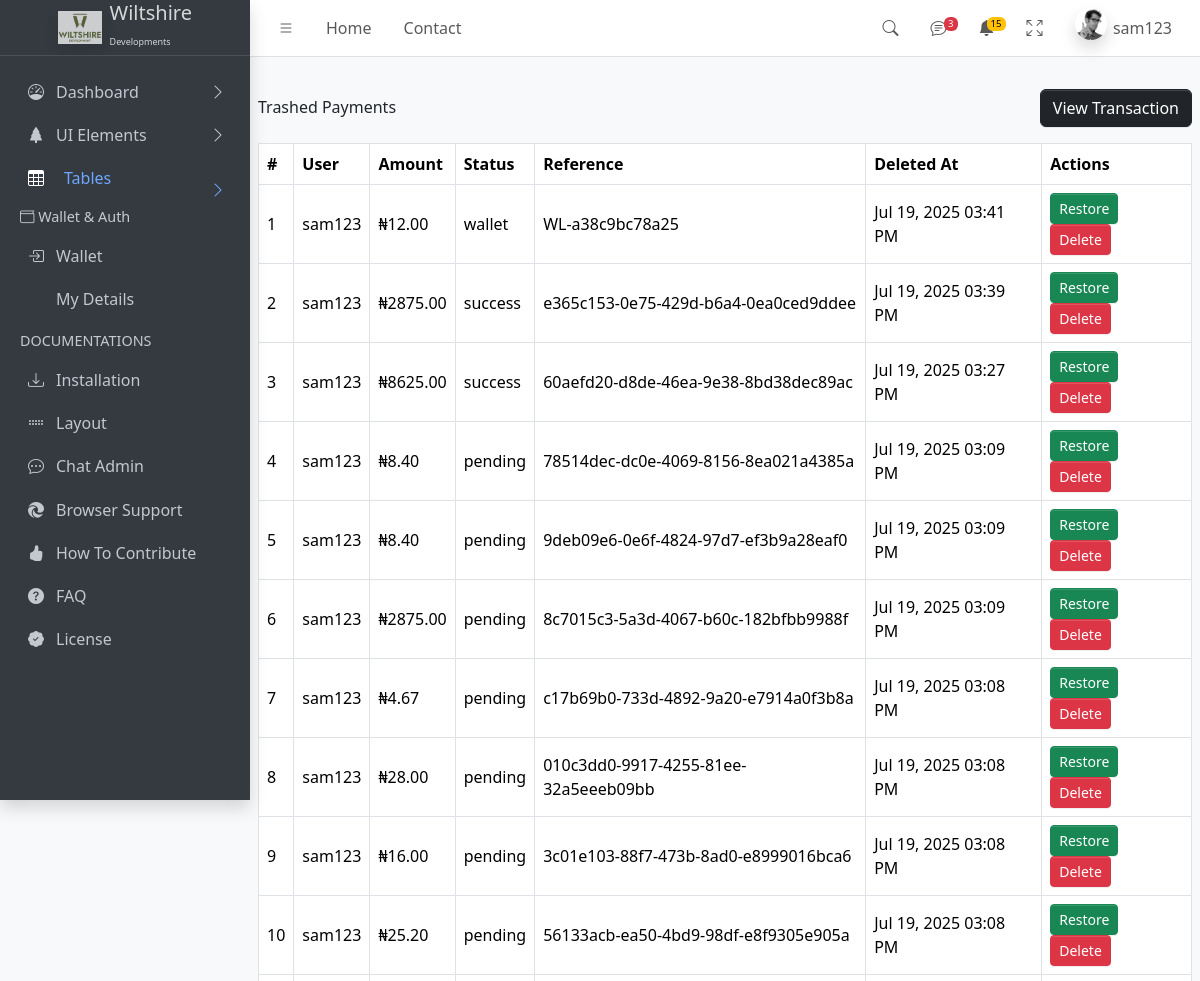
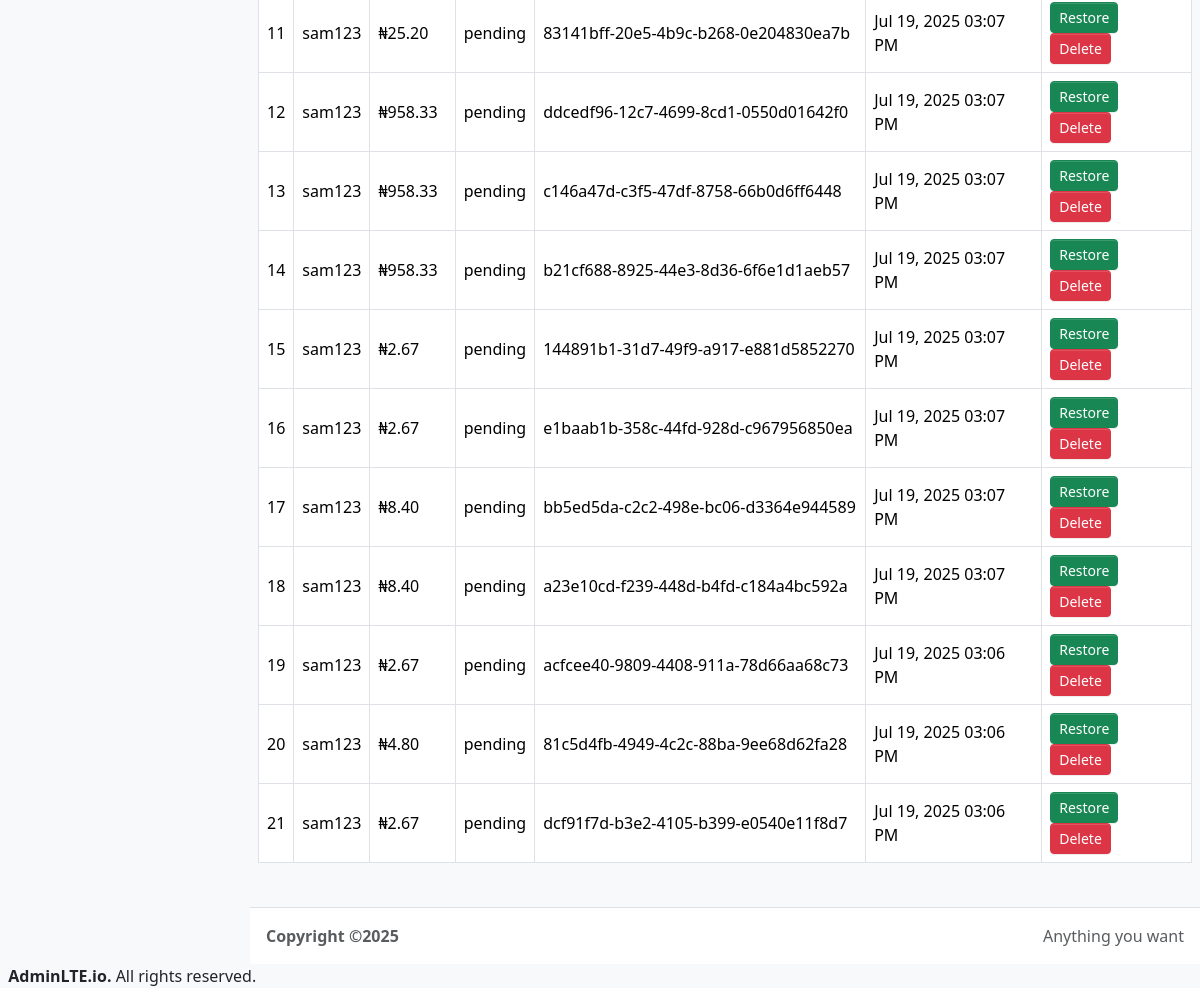
The app's page /Dashboard/TransactionTrash/ (signed in) with its own data (2 pictures, top to bottom).
### myapp/models.py (models this page shows, shortened)
class PaymentTransactionTrash(models.Model):
    user = models.ForeignKey(User, on_delete=models.CASCADE)
    amount = models.DecimalField(max_digits=10, decimal_places=2)
    status = models.CharField(max_length=20)
    reference = models.CharField(max_length=100, blank=True, null=True)
    created_at = models.DateTimeField(auto_now_add=True)
    is_trashed = models.BooleanField(default=False)

### myapp/views.py (the view)
# urls.py: path('Dashboard/TransactionTrash/', views.trashed_payments, name='trashed_payments'),
@login_required
def trashed_payments(request):
    user  = request.user
    is_client_user = is_client(user)
    is_admin_user = is_admin(user)
    if is_admin_user:
        trashed = PaymentTransactionTrash.objects.all().order_by('-created_at')
    else:
        trashed = PaymentTransactionTrash.objects.filter(user=request.user).order_by('-created_at')
    context = {
        'is_client': is_client_user,
        'is_admin': is_admin_user,
        'trashed_payments': trashed
    }
    return render(request, 'Dashboard/TransactionTrash.html', context)

### myapp/context_processors.py (called while the page is built)
def user_info(request):
    if request.user.is_authenticated:
        return {
            'user_username': request.user.username,
        }
    return {}

### myapp/utils.py (called while the page is built)
def is_client(user):
    return user.groups.filter(name='client').exists()

### myapp/views.py (called while the page is built)
def is_admin(user):
    return user.is_staff or user.is_superuser

### myapp/templates/Dashboard/TransactionTrash.html (shortened to what this page needs)
{% load static %}
{% include 'Dashboard/header.html' %}
<main class="app-main">
  <div class="app-content-header mt-3">
    <div class="d-flex justify-content-between align-items-center mb-3">
      <h4 class="mb-0">Trashed Payments</h4>
      <a href="{% url 'payment_history' %}" class="btn btn-dark">
          View Transaction
      </a>
  </div>
    <table class="table table-bordered wallet-table table-responsive-sm">
      <thead>
        <tr>
          <th>#</th>
          <th>User</th>
          <th>Amount</th>
          <th>Status</th>
          <th>Reference</th>
          <th>Deleted At</th>
          <th>Actions</th>
        </tr>
      </thead>
      <tbody>
        {% for item in trashed_payments %}
        <tr>
          <td>{{ forloop.counter }}</td>
          <td>{{ item.user.username }}</td>
          <td>₦{{ item.amount }}</td>
          <td>{{ item.status }}</td>
          <td>{{ item.reference }}</td>
          <td>{{ item.created_at|date:"M d, Y h:i A" }}</td>
          <td>
            <a href="{% url 'restore_payment' item.id %}" class="btn btn-sm btn-success" onclick="return confirm('Transaction Restored Back')">Restore</a>
            <a href="{% url 'permanent_delete_payment' item.id %}" class="btn btn-sm btn-danger"
               onclick="return confirm('Permanently delete this payment?');">Delete</a>
          </td>
        </tr>
        {% endfor %}
      </tbody>
    </table>
  </div>
</main>
{% include 'Dashboard/footer.html' %}

### myapp/templates/Dashboard/header.html (shortened to what this page needs)
{% load static %}
{% load django_browser_reload %}
<!doctype html>
<html lang="en">
  <head>
    <link rel="stylesheet" href="https://cdnjs.cloudflare.com/ajax/libs/font-awesome/6.5.0/css/all.min.css" />
    <link
      rel="stylesheet"
      href="https://cdn.jsdelivr.net/npm/@fontsource/source-sans-3@5.0.12/index.css"
    />
    <script src="https://cdn.tailwindcss.com"></script>
    <link
      rel="stylesheet"
      href="https://cdn.jsdelivr.net/npm/overlayscrollbars@2.10.1/styles/overlayscrollbars.min.css"
    />
    <link
      rel="stylesheet"
      href="https://cdn.jsdelivr.net/npm/bootstrap-icons@1.11.3/font/bootstrap-icons.min.css"
    />
    <link rel="stylesheet" href="{% static 'dist/css/adminlte.css' %}" />
    <link
      rel="stylesheet"
      href="https://cdn.jsdelivr.net/npm/apexcharts@3.37.1/dist/apexcharts.css"
    />
    <link
      rel="stylesheet"
      href="https://cdn.jsdelivr.net/npm/jsvectormap@1.5.3/dist/css/jsvectormap.min.css"
    />
  </head>
  <body class="layout-fixed sidebar-expand-lg bg-body-tertiary">
    <div class="app-wrapper">
      <nav class="app-header navbar navbar-expand bg-body">
        <div class="container-fluid">
          <ul class="navbar-nav">
            <li class="nav-item">
              <a class="nav-link" data-lte-toggle="sidebar" href="#" role="button">
                <i class="bi bi-list"></i>
              </a>
            </li>
            <li class="nav-item d-none d-md-block"><a href="{%url 'myHome' %}" class="nav-link">Home</a></li>
            <li class="nav-item d-none d-md-block"><a href="#" class="nav-link">Contact</a></li>
          </ul>
          <ul class="navbar-nav ms-auto">
            <li class="nav-item">
              <a class="nav-link" data-widget="navbar-search" href="#" role="button">
                <i class="bi bi-search"></i>
              </a>
            </li>
            <li class="nav-item dropdown">
              <a class="nav-link" data-bs-toggle="dropdown" href="#">
                <i class="bi bi-chat-text"></i>
                <span class="navbar-badge badge text-bg-danger">3</span>
              </a>
            </li>
            <li class="nav-item dropdown">
              <a class="nav-link" data-bs-toggle="dropdown" href="#">
                <i class="bi bi-bell-fill"></i>
                <span class="navbar-badge badge text-bg-warning">15</span>
              </a>
            </li>
            <li class="nav-item">
              <a class="nav-link" href="#" data-lte-toggle="fullscreen">
                <i data-lte-icon="maximize" class="bi bi-arrows-fullscreen"></i>
              </a>
            </li>
            <li class="nav-item dropdown user-menu">
              <a href="#" class="nav-link dropdown-toggle flex" data-bs-toggle="dropdown">
                <img
                  src="{% static 'dist/assets/img/user2-160x160.jpg' %}"
                  class="user-image rounded-circle shadow"
                  alt="User Image"
                />
                {% if user.is_authenticated %}
                  <span class="d-none d-md-inline">
                    {{ user_username }}
                  </span>
                {% endif %}
              </a>
            </li>
          </ul>
        </div>
      </nav>
      <aside class="app-sidebar bg-body-secondary shadow" data-bs-theme="dark">
        <div class="sidebar-brand">
          <a href="#" class="brand-link">
            <img
              src="{% static 'img/Wiltshire-01.jpg' %}"
              alt=""
              class="brand-image opacity-75 shadow"
            />
            <span class="brand-text fw-light"><span>Wiltshire</span> <br> <sup style='font-size:9px' class='mt-1'>Developments</sup></span>
          </a>
        </div>
        <div class="sidebar-wrapper">
          <nav class="mt-2">
            <ul
              class="nav sidebar-menu flex-column"
              data-lte-toggle="treeview"
              role="menu"
              data-accordion="false"
            >
              <li class="nav-item">
                <a href="{% url 'Dashboard' %}" class="nav-link">
                  <i class="nav-icon bi bi-speedometer"></i>
                  <p>
                    Dashboard
                  </p>
                </a>
              </li>
              <li class="nav-item">
                <a href="#" class="nav-link">
                  <i class="nav-icon bi bi-tree-fill"></i>
                  <p>
                    UI Elements
                  </p>
                </a>
              </li>
              <li class="nav-item">
                 <div class="flex">
                  <i class="nav-icon bi bi-table ml-4 text-white"></i>
                  <button class="nav-link w-full d-flex justify-content-between align-items-center" id="getOpen" onclick="TheTableOpen()">
                    <span>
                      Tables
                    </span>
                    <i class="nav-arrow bi bi-chevron-right"  style="float:right"></i>
                  </button>
                </div>
              </li>
              <li class="nav-header">
                <i class="bi bi-wallet"></i> Wallet & Auth
              </li>
              <li class="nav-item">
                <a href="{% url 'initiate_wallet_payment' %}" class="nav-link {% if request.resolver_match.url_name == 'initiate_wallet_payment' %} active{% endif %}">
                  <i class="nav-icon bi bi-box-arrow-in-right"></i>
                  <p>
                    Wallet
                  </p>
                </a>
              </li>
              <li class="nav-item">
                {% if is_admin %}
                <a href="{% url 'clientProfile' %}" class="nav-link {% if request.resolver_match.url_name == 'clientProfile' %} active{% endif %}">
                  <i class="nav-icon bi bi-box-arrow-in-right"></i>
                  <p>
                    Client Details
                  </p>
                </a>
                {% else %}
                <a href="{% url 'clientProfile' %}" class="nav-link {% if request.resolver_match.url_name == 'clientProfile' %} active{% endif %}">
                  <i class="nav-icon bi bi-user-check"></i>
                  <p>
                    My Details
                  </p>
                </a>
                {% endif %}
              </li>
              <li class="nav-header">DOCUMENTATIONS</li>
              <li class="nav-item">
                <a href="../docs/introduction.html" class="nav-link">
                  <i class="nav-icon bi bi-download"></i>
                  <p>Installation</p>
                </a>
              </li>
              <li class="nav-item">
                <a href="../docs/layout.html" class="nav-link">
                  <i class="nav-icon bi bi-grip-horizontal"></i>
                  <p>Layout</p>
                </a>
              </li>
                {% if is_client %}
                <li class="nav-item">
                  <a href="{% url 'client_chat' %}" class="nav-link">
                      <i class="nav-icon bi bi-chat-dots"></i>
                      <p>Chat Admin</p>
                  </a>
              </li>
                {% endif %}
              <li class="nav-item">
                <a href="../docs/browser-support.html" class="nav-link">
                  <i class="nav-icon bi bi-browser-edge"></i>
                  <p>Browser Support</p>
                </a>
              </li>
              <li class="nav-item">
                <a href="../docs/how-to-contribute.html" class="nav-link">
                  <i class="nav-icon bi bi-hand-thumbs-up-fill"></i>
                  <p>How To Contribute</p>
                </a>
              </li>
              <li class="nav-item">
                <a href="../docs/faq.html" class="nav-link">
                  <i class="nav-icon bi bi-question-circle-fill"></i>
                  <p>FAQ</p>
                </a>
              </li>
              <li class="nav-item">
                <a href="../docs/license.html" class="nav-link">
                  <i class="nav-icon bi bi-patch-check-fill"></i>
                  <p>License</p>
                </a>
              </li>
            </ul>
          </nav>
        </div>
      </aside>

### myapp/templates/Dashboard/TransactionTrash.html (style rules this page uses)
.wallet-table td { vertical-align: middle; }

### records on screen
PaymentTransactionTrash: user.username "sam123", amount "12.00", status "wallet", reference "WL-a38c9bc78a25", created_at "Jul 19, 2025 03:41 PM"
PaymentTransactionTrash: user.username "sam123", amount "2875.00", status "success", reference "e365c153-0e75-429d-b6a4-0ea0ced9ddee", created_at "Jul 19, 2025 03:39 PM"
PaymentTransactionTrash: user.username "sam123", amount "8625.00", status "success", reference "60aefd20-d8de-46ea-9e38-8bd38dec89ac", created_at "Jul 19, 2025 03:27 PM"
PaymentTransactionTrash: user.username "sam123", amount "8.40", status "pending", reference "78514dec-dc0e-4069-8156-8ea021a4385a", created_at "Jul 19, 2025 03:09 PM"
PaymentTransactionTrash: user.username "sam123", amount "8.40", status "pending", reference "9deb09e6-0e6f-4824-97d7-ef3b9a28eaf0", created_at "Jul 19, 2025 03:09 PM"
PaymentTransactionTrash: user.username "sam123", amount "2875.00", status "pending", reference "8c7015c3-5a3d-4067-b60c-182bfbb9988f", created_at "Jul 19, 2025 03:09 PM"
PaymentTransactionTrash: user.username "sam123", amount "4.67", status "pending", reference "c17b69b0-733d-4892-9a20-e7914a0f3b8a", created_at "Jul 19, 2025 03:08 PM"
PaymentTransactionTrash: user.username "sam123", amount "28.00", status "pending", reference "010c3dd0-9917-4255-81ee-32a5eeeb09bb", created_at "Jul 19, 2025 03:08 PM"
PaymentTransactionTrash: user.username "sam123", amount "16.00", status "pending", reference "3c01e103-88f7-473b-8ad0-e8999016bca6", created_at "Jul 19, 2025 03:08 PM"
PaymentTransactionTrash: user.username "sam123", amount "25.20", status "pending", reference "56133acb-ea50-4bd9-98df-e8f9305e905a", created_at "Jul 19, 2025 03:08 PM"
PaymentTransactionTrash: user.username "sam123", amount "25.20", status "pending", reference "83141bff-20e5-4b9c-b268-0e204830ea7b", created_at "Jul 19, 2025 03:07 PM"
PaymentTransactionTrash: user.username "sam123", amount "958.33", status "pending", reference "ddcedf96-12c7-4699-8cd1-0550d01642f0", created_at "Jul 19, 2025 03:07 PM"
PaymentTransactionTrash: user.username "sam123", amount "958.33", status "pending", reference "c146a47d-c3f5-47df-8758-66b0d6ff6448", created_at "Jul 19, 2025 03:07 PM"
PaymentTransactionTrash: user.username "sam123", amount "958.33", status "pending", reference "b21cf688-8925-44e3-8d36-6f6e1d1aeb57", created_at "Jul 19, 2025 03:07 PM"
PaymentTransactionTrash: user.username "sam123", amount "2.67", status "pending", reference "144891b1-31d7-49f9-a917-e881d5852270", created_at "Jul 19, 2025 03:07 PM"
PaymentTransactionTrash: user.username "sam123", amount "2.67", status "pending", reference "e1baab1b-358c-44fd-928d-c967956850ea", created_at "Jul 19, 2025 03:07 PM"
PaymentTransactionTrash: user.username "sam123", amount "8.40", status "pending", reference "bb5ed5da-c2c2-498e-bc06-d3364e944589", created_at "Jul 19, 2025 03:07 PM"
PaymentTransactionTrash: user.username "sam123", amount "8.40", status "pending", reference "a23e10cd-f239-448d-b4fd-c184a4bc592a", created_at "Jul 19, 2025 03:07 PM"
PaymentTransactionTrash: user.username "sam123", amount "2.67", status "pending", reference "acfcee40-9809-4408-911a-78d66aa68c73", created_at "Jul 19, 2025 03:06 PM"
PaymentTransactionTrash: user.username "sam123", amount "4.80", status "pending", reference "81c5d4fb-4949-4c2c-88ba-9ee68d62fa28", created_at "Jul 19, 2025 03:06 PM"
PaymentTransactionTrash: user.username "sam123", amount "2.67", status "pending", reference "dcf91f7d-b3e2-4105-b399-e0540e11f8d7", created_at "Jul 19, 2025 03:06 PM"

### other values on screen
{{ user_username }} "sam123"
